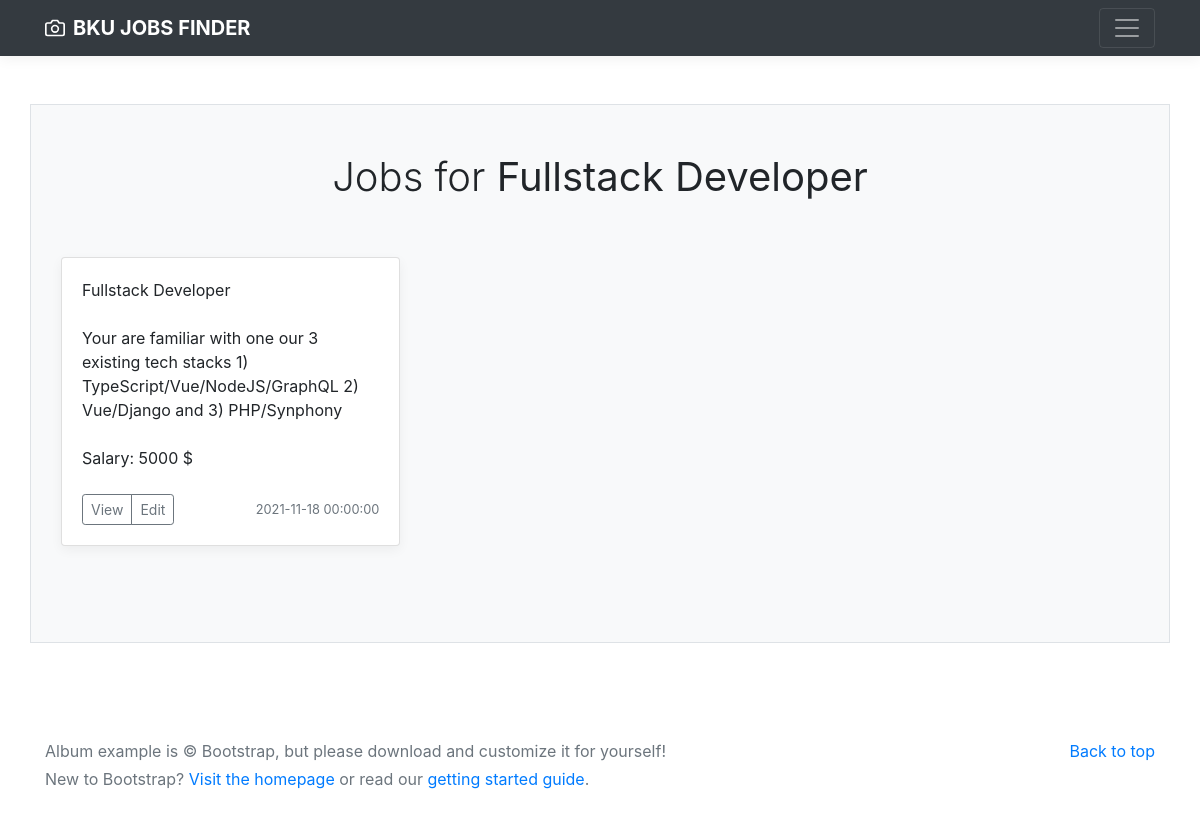
The page /pages/Products/index.php?keyword=Fullstack Developer on the database its author committed.
### tables this page shows
CREATE TABLE `Jobs` (
  `Jobs_id` int(11) NOT NULL,
  `user_id` int(11) DEFAULT NULL,
  `Category_id` int(11) DEFAULT NULL,
  `Jobs_name` varchar(150) DEFAULT NULL,
  `Jobs_summary` varchar(50) DEFAULT NULL,
  `Jobs_description` text DEFAULT NULL,
  `Jobs_quantity` int(5) DEFAULT NULL,
  `Jobs_salary` int(11) DEFAULT NULL,
  `Jobs_createAt` datetime DEFAULT NULL,
  `Jobs_updatedAt` datetime DEFAULT NULL,
  `Jobs_hide` int(11) DEFAULT NULL
);

### class/Backend.php (called while the page is built, shortened)
<?php
class Backend
{
    private $host = '';
    private $user = '';
    private $pass = '';
    private $dbname = 'bku-assignment';
    private $connect = '';
    public function __construct()
    {
        $this->connect = new mysqli($this->host,$this->user,$this->pass,$this->dbname,3307);
    }
    public function get_job_by_keyword($keyword)
    {
        $sql = "SELECT Jobs_id as 'ID', Jobs_name as 'NAME', Jobs_description as 'DESCRIPTION', Jobs_updatedAt as 'UPDATEDAT', Jobs_salary as 'SALARY' FROM `Jobs` WHERE Jobs_name LIKE ?";
        if ($stmt = mysqli_prepare($this->connect, $sql)){
            mysqli_stmt_bind_param($stmt, "s", $param_term);
            if(mysqli_stmt_execute($stmt)){
                return mysqli_stmt_get_result($stmt);
            }
            else
            {
                return false;
            }
        }
        else{
            return false;
        }
    }
}

### pages/Products/index.php (the view, shortened to what this page needs)
<?php
if (isset($_GET['keyword'])) {
  $keyword = $_GET['keyword'];
} else {
  $keyword = NULL;
}
include_once '../../class/Backend.php';
$Backend = new Backend;
?>
<!DOCTYPE html>
<html lang="en">
<?php
include_once('../../components/header/index.php')
?>
<main>
  <div class="container my-5 py-5 bg-light border">
    <h1 class="fw-light text-center jumbotron-heading"><?php
                                                        if (is_null($keyword)) {
                                                          echo "Top Jobs";
                                                        } else {
                                                          echo "Jobs for <strong>" . $keyword."</strong>";
                                                        }
                                                        ?></h1>
    <div class="album py-5 bg-light">
      <div class="container">
        <div class="row row-cols-1 row-cols-sm-2 row-cols-md-4 g-3" id="job_list">
          <?php
          $result = $Backend->get_job_by_keyword($keyword);
          if ($result->num_rows > 0) {
            while ($row = $result->fetch_assoc()) {
          ?>
              <div class="col-md-4">
                <div class="card mb-4 box-shadow h-100">
                  <div class="card-body d-flex flex-column justify-content-between">
                    <p class="card-text"><?php echo $row["NAME"]; ?></p>
                    <p class="card-text"><?php echo $row["DESCRIPTION"]; ?></p>
                    <p class="card-text">Salary: <?php echo $row["SALARY"]; ?> $</p>
                    <div class="d-flex justify-content-between align-items-center ">
                      <div class="btn-group">
                        <button type="button" class="btn btn-sm btn-outline-secondary">View</button>
                        <button type="button" class="btn btn-sm btn-outline-secondary">Edit</button>
                      </div>
                      <small class="text-muted"><?php echo $row["UPDATEDAT"]; ?></small>
                    </div>
                  </div>
                </div>
              </div>
            <?php
            }
          }
          ?>
        </div>
      </div>
    </div>
  </div>
</main>
<?php
include_once('../../components/footer/index.php')
?>
</html>

### index.css (style rules this page uses)
:root { --jumbotron-padding-y: 3rem; }
.jumbotron-heading { font-weight: 300; }
.box-shadow { box-shadow: 0 .25rem .75rem rgba(0, 0, 0, .05); }

### rows shown on the page
jobs: Jobs_name "Fullstack Developer", Jobs_description "Your are familiar with one our 3 existing tech stacks 1) TypeScript/Vue/NodeJS/GraphQL 2) Vue/Django and 3) PHP/Synphony", Jobs_salary "5000", Jobs_updatedAt "2021-11-18 00:00:00"

### other values the page prints
$keyword "Fullstack Developer"
